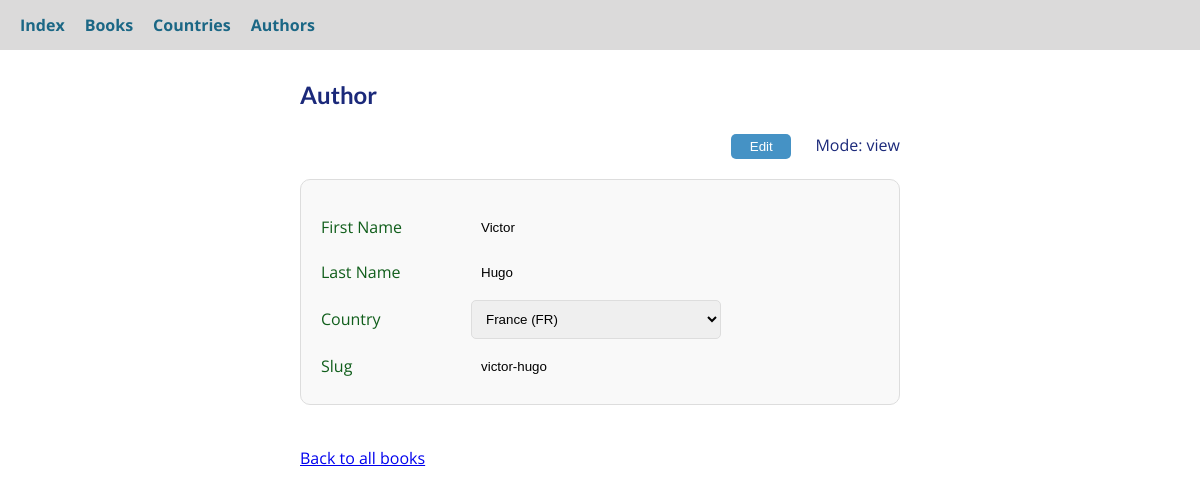
/authors/victor-hugo/, run on the app's committed database.
### book_store/models.py (models this page shows, shortened)
class Author(models.Model):
    class Meta:
        verbose_name_plural = "Authors"
        unique_together = ["first_name", "last_name"]
    first_name = models.CharField(max_length=50, null=True, blank=True, db_index=True)
    last_name = models.CharField(max_length=50, null=True, blank=True, db_index=True)
    country = models.ForeignKey(Country, on_delete=models.PROTECT, null=True, blank=True, db_index=True, related_name="authors")
    slug = models.SlugField(default="", blank=True, null=False, db_index=True)

### book_store/views.py (the view, shortened to what this page needs)
# urls.py: path("authors/<slug:slug>/", views.author_form, name="author_form"),
def author_form(request, slug=None):
    fields = [
        {"name": "first_name", "label": "First Name"},
        {"name": "last_name", "label": "Last Name"},
        {"name": "country", "label": "Country", "is_relation": True, "choices": Country.objects.all()},
        {"name": "slug", "label": "Slug"},
    ]
    data = get_object_or_404(Author, slug=slug)
    context = {"title": "Author", "fields": fields, "data": data, "mode": "view"}
    return render(request, "book_store/generic_form.html", context)

### book_store/models.py (called while the page is built)
    def __str__(self):
        return f"{self.name} ({self.code})"

### book_store/templatetags/custom_filters.py (called while the page is built)
@register.filter
def get_item(obj, attr):
    return getattr(obj, attr)

### book_store/templates/book_store/generic_form.html (shortened to what this page needs)
{% extends "book_store/base.html" %}
{% load custom_filters %}
{% block content %}
<div class="form-section">
    <h1>{{ title }}</h1>
    <div style="text-align: right;">
        <button id="edit-toggle" style="margin-right:20px;" type="button">Edit</button>
        <span id="form-mode">Mode: {{ mode }}</span>
    </div>
    <form method="POST" action="" id="editable-form" data-mode="{{ mode }}">
        {% for field in fields %}
            <div>
                <label for="{{ field.name }}">{{ field.label }}</label>
                {% if field.is_relation %}
                    <select id="{{ field.name }}" name="{{ field.name }}" >
                        {% for choice in field.choices %}
                            <option value="{{ choice.1 }}" >
                                {{ choice }}
                            </option>
                        {% endfor %}
                    </select>
                {% else %}
                    <input type="text"
                           id="{{ field.name }}"
                           name="{{ field.name }}"
                           value="{{ data|get_item:field.name }}"
                           {% if mode == 'view' %}readonly style="border: none; background: transparent;"{% endif %}>
                {% endif %}
            </div>
        {% endfor %}
    </form>
    <br>
    <a href="{% url 'index' %}">Back to all books</a>
</div>
{% endblock content %}

### static/app.css (style rules this page uses)
* { box-sizing: border-box; }
html { font-family: 'Open Sans', 'Lato', sans-serif; }
body { margin: 80px; color: rgb(27, 41, 122); }
h1, h2, h3 { font-family: 'Lato', sans-serif; font-weight: bold; }
form { color: rgb(16, 94, 27); display: flex; flex-direction: column; margin: 20px 0; border: 1px solid #ddd; padding: 20px; border-radius: 10px; background-color: #f9f9f9; }
form>div { display: flex; align-items: center; margin-top: 10px; }
form>div>label { width: 150px; }
form>div>input, select { width: 250px; border: 1px solid #ddd; padding: 10px; border-radius: 5px; }
button { margin-top: 5px; padding: 5px; width: 60px; background-color: #4592c5; color: white; border: none; border-radius: 5px; cursor: pointer; }
.form-section { max-width: 600px; margin: 0 auto; }

### data on the page
Author: fields "Victor" "Hugo" "victor-hugo"

### other printed values
{{ title }} "Author"
{{ mode }} "view"
{{ field.label }} "First Name" "Last Name" "Country" "Slug"
form field country "France (FR)"
